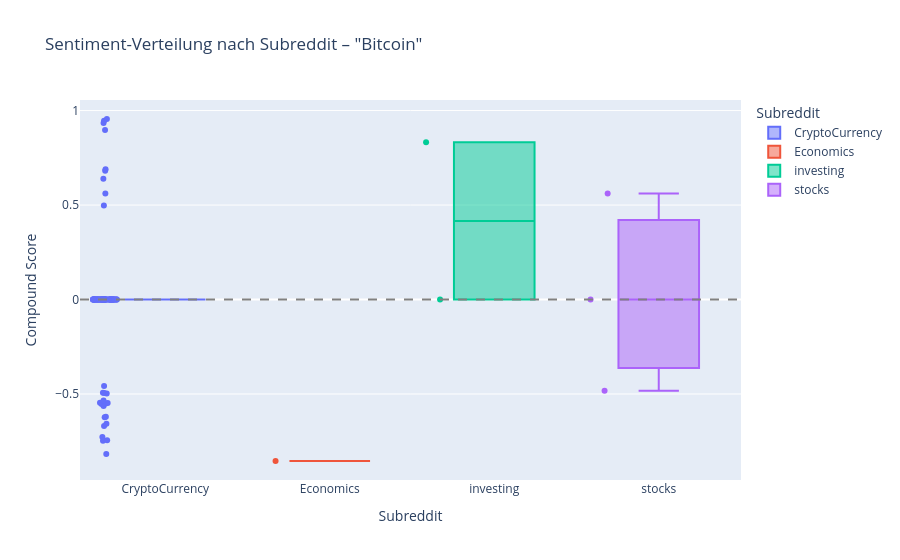

Notebook source saved alongside this figure:
### Markdown cell above
## 7. Sentiment-Verteilung nach Subreddit

### Code cell
fig = px.box(
    posts_df,
    x='subreddit',
    y='compound',
    color='subreddit',
    title=f'Sentiment-Verteilung nach Subreddit – "{QUERY}"',
    labels={'compound': 'Compound Score', 'subreddit': 'Subreddit'},
    points='all'
)
fig.add_hline(y=0, line_dash='dash', line_color='gray')
fig.show()

### Figure 1 — Plotly figure (JSON) as saved in the notebook; plotly's stock layout.template omitted (floating-point values rounded to 4 significant figures)
{"data": [{"alignmentgroup": "True", "boxpoints": "all", "hovertemplate": "Subreddit=%{x}<br>Compound Score=%{y}<extra></extra>", "legendgroup": "CryptoCurrency", "marker": {"color": "#636efa"}, "name": "CryptoCurrency", "notched": false, "offsetgroup": "CryptoCurrency", "orientation": "v", "showlegend": true, "type": "box", "x": ["CryptoCurrency", "CryptoCurrency", "CryptoCurrency", "CryptoCurrency", "CryptoCurrency", "CryptoCurrency", "CryptoCurrency", "CryptoCurrency", "CryptoCurrency", "CryptoCurrency", "CryptoCurrency", "CryptoCurrency", "CryptoCurrency", "CryptoCurrency", "CryptoCurrency", "CryptoCurrency", "CryptoCurrency", "CryptoCurrency", "CryptoCurrency", "CryptoCurrency", "CryptoCurrency", "CryptoCurrency", "CryptoCurrency", "CryptoCurrency", "CryptoCurrency", "CryptoCurrency", "CryptoCurrency", "CryptoCurrency", "CryptoCurrency", "CryptoCurrency", "CryptoCurrency", "CryptoCurrency", "CryptoCurrency", "CryptoCurrency", "CryptoCurrency", "CryptoCurrency", "CryptoCurrency", "CryptoCurrency", "CryptoCurrency", "CryptoCurrency", "CryptoCurrency", "CryptoCurrency", "CryptoCurrency", "CryptoCurrency", "CryptoCurrency", "CryptoCurrency", "CryptoCurrency", "CryptoCurrency", "CryptoCurrency", "CryptoCurrency", "CryptoCurrency", "CryptoCurrency", "CryptoCurrency", "CryptoCurrency", "CryptoCurrency", "CryptoCurrency", "CryptoCurrency", "CryptoCurrency", "CryptoCurrency", "CryptoCurrency", "CryptoCurrency", "CryptoCurrency", "CryptoCurrency", "CryptoCurrency", "CryptoCurrency", "CryptoCurrency", "CryptoCurrency", "CryptoCurrency", "CryptoCurrency", "CryptoCurrency", "CryptoCurrency", "CryptoCurrency", "CryptoCurrency", "CryptoCurrency", "CryptoCurrency", "CryptoCurrency", "CryptoCurrency", "CryptoCurrency", "CryptoCurrency", "CryptoCurrency", "CryptoCurrency", "CryptoCurrency", "CryptoCurrency", "CryptoCurrency", "CryptoCurrency", "CryptoCurrency", "CryptoCurrency", "CryptoCurrency", "CryptoCurrency", "CryptoCurrency", "CryptoCurrency", "CryptoCurrency", "CryptoCurrency", "CryptoCurrency"], "x0": " ", "xaxis": "x", "y": [0.0, -0.6579, 0.0, 0.0, -0.5501, -0.8172, 0.0, 0.0, 0.9457, -0.6233, 0.0, 0.6812, 0.0, 0.0, 0.0, 0.0, 0.0, 0.6386, 0.0, 0.0, 0.0, 0.0, 0.0, 0.0, 0.0, 0.9554, 0.0, -0.4968, -0.5531, -0.4577, 0.0, 0.0, 0.0, 0.0, 0.0, 0.0, 0.0, 0.0, 0.0, 0.0, 0.0, 0.0, -0.4928, 0.0, 0.0, -0.5496, 0.0, -0.6696, 0.0, 0.5612, -0.5343, 0.0, 0.0, 0.0, 0.4978, -0.7269, 0.0, 0.0, -0.5467, 0.0, 0.0, 0.0, 0.0, 0.0, 0.0, 0.0, 0.0, -0.4947, 0.8977, 0.6901, 0.0, 0.0, 0.9346, 0.0, 0.0, 0.0, 0.0, 0.0, -0.7468, 0.0, 0.0, 0.0, 0.0, 0.0, -0.548, 0.0, -0.5641, 0.0, 0.0, 0.0, 0.0, -0.6198, -0.7447, 0.0], "y0": " ", "yaxis": "y"}, {"alignmentgroup": "True", "boxpoints": "all", "hovertemplate": "Subreddit=%{x}<br>Compound Score=%{y}<extra></extra>", "legendgroup": "Economics", "marker": {"color": "#EF553B"}, "name": "Economics", "notched": false, "offsetgroup": "Economics", "orientation": "v", "showlegend": true, "type": "box", "x": ["Economics"], "x0": " ", "xaxis": "x", "y": [-0.8545], "y0": " ", "yaxis": "y"}, {"alignmentgroup": "True", "boxpoints": "all", "hovertemplate": "Subreddit=%{x}<br>Compound Score=%{y}<extra></extra>", "legendgroup": "investing", "marker": {"color": "#00cc96"}, "name": "investing", "notched": false, "offsetgroup": "investing", "orientation": "v", "showlegend": true, "type": "box", "x": ["investing", "investing"], "x0": " ", "xaxis": "x", "y": [0.8321, 0.0], "y0": " ", "yaxis": "y"}, {"alignmentgroup": "True", "boxpoints": "all", "hovertemplate": "Subreddit=%{x}<br>Compound Score=%{y}<extra></extra>", "legendgroup": "stocks", "marker": {"color": "#ab63fa"}, "name": "stocks", "notched": false, "offsetgroup": "stocks", "orientation": "v", "showlegend": true, "type": "box", "x": ["stocks", "stocks", "stocks"], "x0": " ", "xaxis": "x", "y": [-0.4832, 0.0, 0.5614], "y0": " ", "yaxis": "y"}], "layout": {"boxmode": "overlay", "legend": {"title": {"text": "Subreddit"}, "tracegroupgap": 0}, "shapes": [{"line": {"color": "gray", "dash": "dash"}, "type": "line", "x0": 0, "x1": 1, "xref": "x domain", "y0": 0, "y1": 0, "yref": "y"}], "title": {"text": "Sentiment-Verteilung nach Subreddit – \"Bitcoin\""}, "xaxis": {"anchor": "y", "categoryarray": ["CryptoCurrency", "Economics", "investing", "stocks"], "categoryorder": "array", "domain": [0.0, 1.0], "title": {"text": "Subreddit"}}, "yaxis": {"anchor": "x", "domain": [0.0, 1.0], "title": {"text": "Compound Score"}}}}
